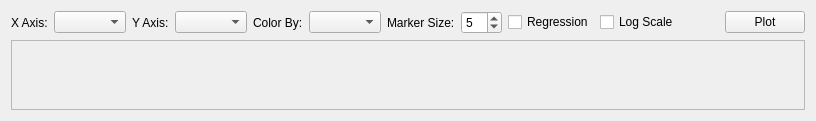
<widget class="QWidget" name="crossPlotTab">
<layout class="QVBoxLayout" name="crossPlotVLayout">
<item><layout class="QHBoxLayout" name="crossPlotCtrlLayout">
<item><widget class="QLabel" name="xAxisLbl">
<property name="text"><string>X Axis:</string></property>
</widget></item>
<item><widget class="QComboBox" name="xAxisCombo">
<property name="toolTip"><string>Select X-axis curve</string></property>
</widget></item>
<item><widget class="QLabel" name="yAxisLbl">
<property name="text"><string>Y Axis:</string></property>
</widget></item>
<item><widget class="QComboBox" name="yAxisCombo">
<property name="toolTip"><string>Select Y-axis curve</string></property>
</widget></item>
<item><widget class="QLabel" name="colorByLbl">
<property name="text"><string>Color By:</string></property>
</widget></item>
<item><widget class="QComboBox" name="colorByCombo">
<property name="toolTip"><string>Color-code by curve</string></property>
</widget></item>
<item><widget class="QLabel" name="markerSizeLbl">
<property name="text"><string>Marker Size:</string></property>
</widget></item>
<item><widget class="QSpinBox" name="markerSizeSpin">
<property name="minimum"><number>1</number></property>
<property name="maximum"><number>20</number></property>
<property name="value"><number>5</number></property>
<property name="toolTip"><string>Marker size</string></property>
</widget></item>
<item><widget class="QCheckBox" name="regressionChk">
<property name="text"><string>Regression</string></property>
<property name="toolTip"><string>Show regression line</string></property>
</widget></item>
<item><widget class="QCheckBox" name="logScaleChk">
<property name="text"><string>Log Scale</string></property>
<property name="toolTip"><string>Use log scale</string></property>
</widget></item>
<item><spacer><property name="orientation"><enum>Qt::Horizontal</enum></property><property name="sizeHint" stdset="0"><size><width>40</width><height>20</height></size></property></spacer></item>
<item><widget class="QPushButton" name="crossPlotBtn">
<property name="text"><string>Plot</string></property>
<property name="toolTip"><string>Generate cross plot</string></property>
</widget></item>
</layout></item>
<item><widget class="QScrollArea" name="crossPlotScrollArea">
<property name="widgetResizable"><bool>true</bool></property>
<widget class="QWidget" name="crossPlotCanvasWidget">
<property name="sizePolicy"><sizepolicy hsizetype="Expanding" vsizetype="Expanding"><horstretch>0</horstretch><verstretch>0</verstretch></sizepolicy></property>
</widget>
</widget></item>
</layout>
<attribute name="title"><string>Cross Plot</string></attribute></widget>
